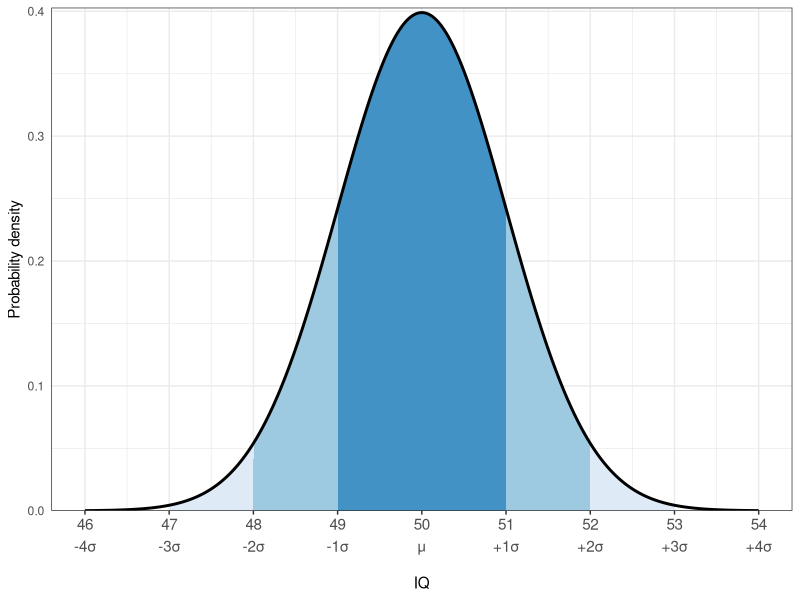
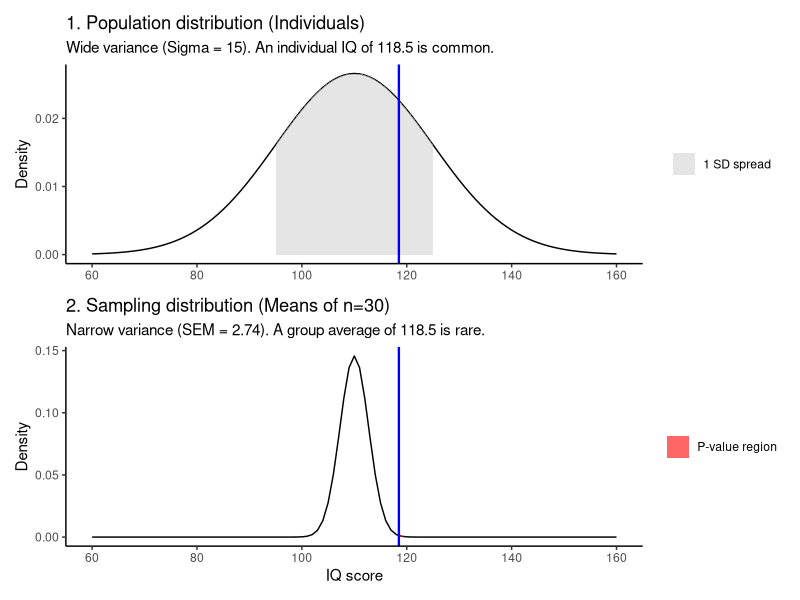

The R script that drew these images, in order:
## ---- chunk 1
#| echo: false
suppressPackageStartupMessages({
  library(tidyverse)
  library(scales)
  library(patchwork)
})
## ---- chunk 2
# Parameters
suppressPackageStartupMessages({
  library(tidyverse)
  library(scales)
})

mu <- 50
sigma <- 1

# Create data for the curve
plot_data <- tibble(
  x = seq(mu - 4 * sigma, mu + 4 * sigma, length.out = 1000),
  y = dnorm(x, mean = mu, sd = sigma)
)

# Custom Label Function: Stacks IQ on top of Sigma
dual_label <- function(x) {
  # Calculate Z-score (Sigma)
  z <- (x - mu) / sigma
  
  # Format the Sigma string (e.g., "+1σ")
  sigma_str <- paste0(ifelse(z > 0, "+", ""), z, "\u03C3") # \u03C3 is sigma symbol
  sigma_str[z == 0] <- "\u03BC" # Use mu symbol for 0
  
  # Return: "IQ \n Sigma"
  paste0(x, "\n", sigma_str)
}

ggplot(plot_data, aes(x = x, y = y)) +
  geom_area(
    data = filter(plot_data, x >= mu - 3 * sigma & x <= mu + 3 * sigma),
    fill = "#DEEBF7"
  ) +
  geom_area(
    data = filter(plot_data, x >= mu - 2 * sigma & x <= mu + 2 * sigma),
    fill = "#9ECAE1"
  ) +
  geom_area(
    data = filter(plot_data, x >= mu - 1 * sigma & x <= mu + 1 * sigma),
    fill = "#4292C6"
  ) +
  geom_line(linewidth = 1) +
  scale_x_continuous(
    name = "IQ",
    breaks = seq(46, 54, 1),
    labels = dual_label # Apply our custom stacker
  ) +
  scale_y_continuous(
    "Probability density",
    expand = expansion(mult = c(0, 0.01))
  ) +
  
  theme_bw() +
  theme(
    axis.text.x = element_text(size = 11, lineheight = 1.2),
    axis.title.x = element_text(margin = margin(t = 15)),
    axis.line.y = element_blank(),
    axis.ticks.y = element_blank()
  )

## ---- chunk 3
#| label: mechanism-plot
#| fig-height: 6
#| fig-width: 8
#| echo: false

# Parameters
mu_pop    <- 110
sigma_pop <- 15
x_bar     <- 118.5
n         <- 30
sem       <- sigma_pop / sqrt(n)
common_xlim <- c(60, 160)

# PLOT A: POPULATION (Individuals)
p1 <- ggplot(data = tibble(x = common_xlim), aes(x = x)) +
  stat_function(fun = dnorm, args = list(mean = mu_pop, sd = sigma_pop)) +
  
  # Shade 1 SD spread
  stat_function(fun = dnorm, args = list(mean = mu_pop, sd = sigma_pop),
                xlim = c(mu_pop - sigma_pop, mu_pop + sigma_pop),
                geom = "area", aes(fill = "1 SD spread"), alpha = 0.5) +
  
  geom_vline(xintercept = x_bar, color = "blue", linewidth = 0.8) +
  
  scale_fill_manual(name = NULL, values = c("1 SD spread" = "gray80")) +
  theme_classic() +
  labs(title = "1. Population distribution (Individuals)",
       subtitle = "Wide variance (Sigma = 15). An individual IQ of 118.5 is common.",
       y = "Density", x = NULL) +
  coord_cartesian(xlim = common_xlim)

# PLOT B: SAMPLING DISTRIBUTION (Means)
p2 <- ggplot(data = tibble(x = common_xlim), aes(x = x)) +
  stat_function(fun = dnorm, args = list(mean = mu_pop, sd = sem)) +
  
  # Shade P-value region
  stat_function(fun = dnorm, args = list(mean = mu_pop, sd = sem),
                xlim = c(x_bar, 160),
                geom = "area", aes(fill = "P-value region"), alpha = 0.6) +
  
  geom_vline(xintercept = x_bar, color = "blue", linewidth = 0.8) +
  
  scale_fill_manual(name = NULL, values = c("P-value region" = "red")) +
  theme_classic() +
  labs(title = "2. Sampling distribution (Means of n=30)",
       subtitle = "Narrow variance (SEM = 2.74). A group average of 118.5 is rare.",
       y = "Density", x = "IQ score") +
  coord_cartesian(xlim = common_xlim)

# Combine plots
p1 / p2
